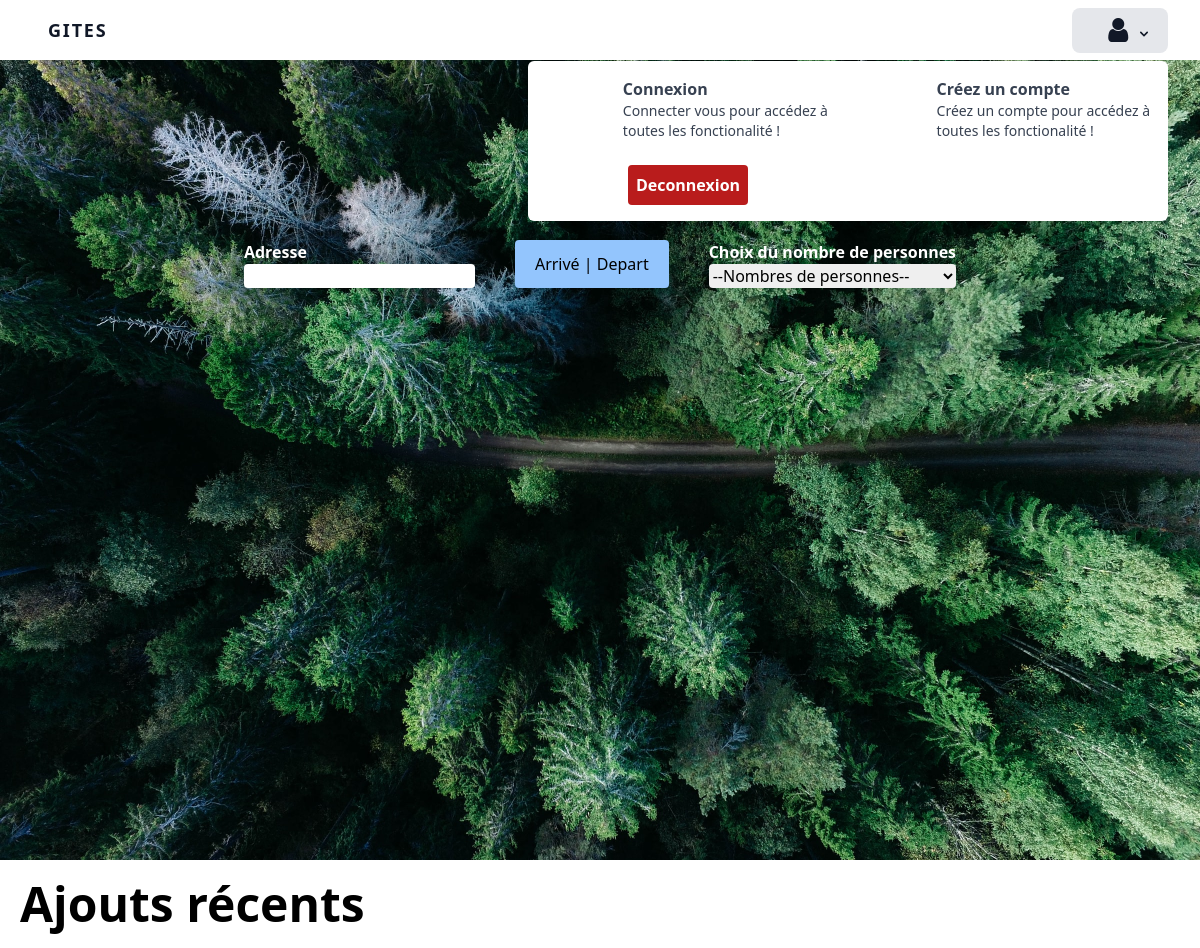
Before: / with the older database file.
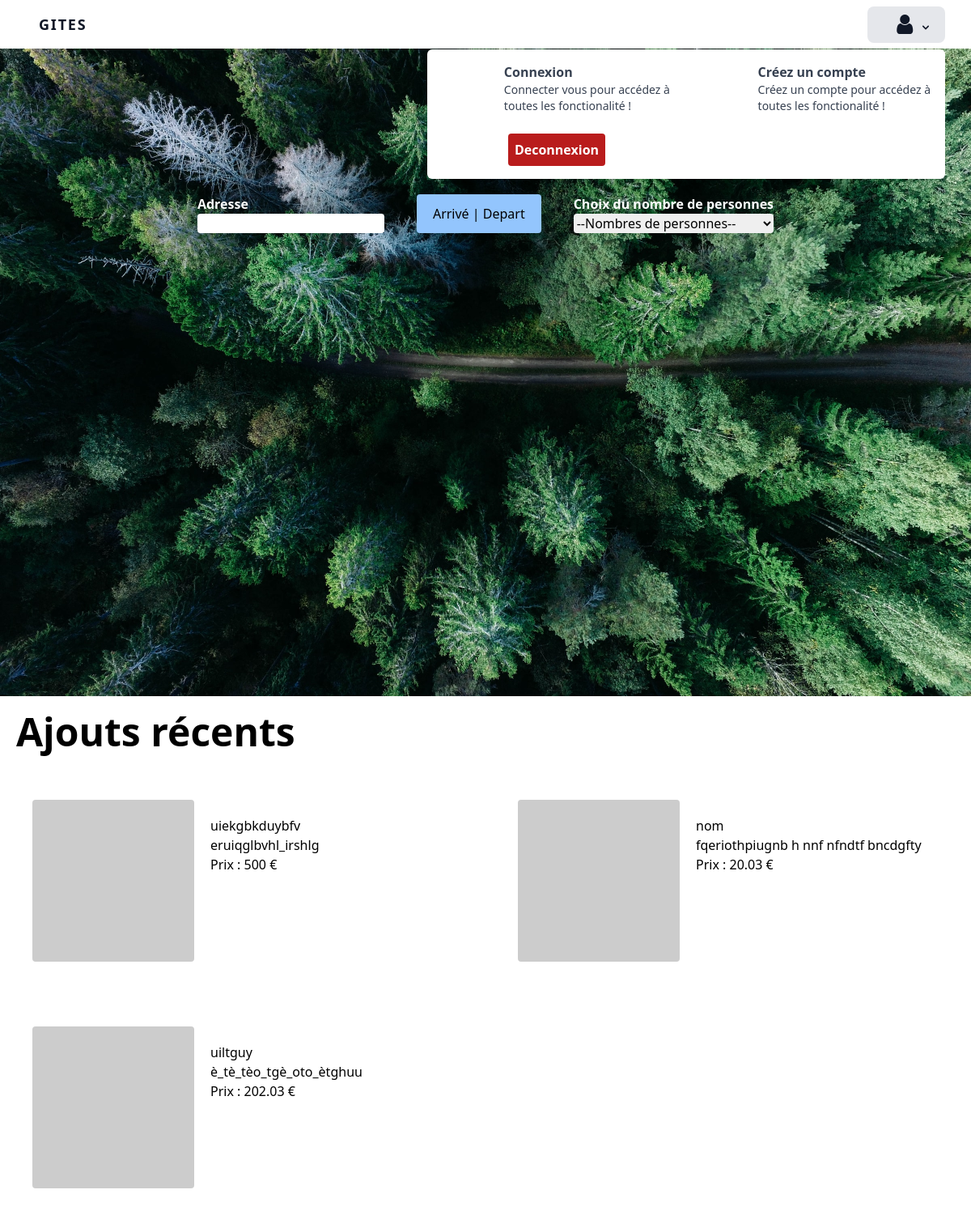
After: the same page with the newer database file.
### tables this page shows
CREATE TABLE IF NOT EXISTS `gitesinfo` (
  `id_gite` int(11) NOT NULL AUTO_INCREMENT,
  `name_gite` varchar(250) NOT NULL,
  `description_gite` varchar(250) NOT NULL,
  `price_gite` float NOT NULL,
  `img_gite` varchar(250) NOT NULL,
  `nbr_chambre` int(11) NOT NULL,
  `nbr_sdb` int(11) NOT NULL,
  `dispo_gite` tinyint(1) NOT NULL,
  `zone_geo` varchar(250) NOT NULL,
  `date_arrivee` datetime NOT NULL,
  `date_depart` datetime NOT NULL,
  `categories_gite` varchar(250) NOT NULL,
  PRIMARY KEY (`id_gite`)
);

### Classes/Database.php (the view, shortened to what this page needs)
<?php
class Database{
    public function getPDO(){
        $user = "root";
        $pass = "";
        try{
            $db = new PDO("mysql:host=localhost;dbname=gites;charset=utf8", $user, $pass);
            return $db;
        }catch (PDOException $e){
            echo "Erreur de connexion : " .$e->getMessage();
        }
    }
        public function getLastGites(){
            $db = $this->getPDO();
            $sql = $db->query ("SELECT * FROM gitesinfo ORDER BY `id_gite` DESC LIMIT 10");
    ?>
    <div class="md:flex md:grid md:grid-flow-col md:grid-cols-2 grid-rows-2">
        <?php
                foreach($sql as $row){
        ?>
        <div class="flex m-10">
                <img class="rounded" src="<?= $row['img_gite'] ?>" alt="">
                <div class="flex flex-col p-5">
                    <p><?php echo $row['name_gite'] ?></p>
                    <p><?php echo $row['description_gite'] ?> </p>
                    <p><?php echo 'Prix : ' .$row['price_gite'] ?> €</p>
                </div>
        </div>
    <?php
            }
?>
        </div>
<?php
        }
}

### index.php (shortened to what this page needs)
<div style=" background-image: url('images/topnav2.jpg')" class="w-full h-screen bg-center bg-no-repeat bg-cover">
   <div class="flex flex-col md:flex-row justify-center pt-40">
   <div class="flex flex-col m-5">
        <label class="font-bold text-white" for="Adresse">Adresse</label>
        <input class="border-black rounded" type="text">
    </div>
    <button class="bg-blue-300 rounded p-2 px-5 m-5">Arrivé | Depart</button>
    <div class="flex flex-col m-5">
        <label class="font-bold text-white" for="people-select">Choix du nombre de personnes</label>
            <select name="numberPeople" id="people-select" class="rounded">
                <option value="">--Nombres de personnes--</option>
            </select>
    </div>
   </div>
</div>
<h2 class="font-bold text-5xl p-5">Ajouts récents</h2>
<?php
    require "Classes/Database.php";
    $gites = new Database();
    $gites->getLastGites();?>
<?php
$content = ob_get_clean();
require "Templates/template.php";

### Templates/template.php (shortened to what this page needs)
<!DOCTYPE html>
<html lang="fr">
<head>
    <link href="https://unpkg.com/tailwindcss@^2/dist/tailwind.min.css" rel="stylesheet">
    <link rel="stylesheet" href="https://cdnjs.cloudflare.com/ajax/libs/font-awesome/4.7.0/css/font-awesome.min.css">
    <link rel="stylesheet" href="styles.css">
</head>
<body>
<div class="min w-full z-40">
  <div class="antialiased bg-gray-100 dark-mode:bg-gray-900">
  <div class="w-full text-gray-700 bg-white dark-mode:text-gray-200 dark-mode:bg-gray-800">
    <div x-data="{ open: false}" class="flex flex-col max-w-screen-xl px-4 mx-auto md:items-center md:justify-between md:flex-row md:px-6 lg:px-8">
      <div class="flex flex-row items-center justify-between p-4">
        <a href="http://localhost/Gites/" class="text-lg font-semibold tracking-widest text-gray-900 uppercase rounded-lg dark-mode:text-white focus:outline-none focus:shadow-outline">Gites</a>
      </div>
      <nav :class="{'flex': open, 'hidden': !open}" class="flex-col flex-grow hidden pb-4 md:pb-0 md:flex md:justify-end md:flex-row">
        <div @click.away="open = false" class="relative" x-data="{ open: false }">
          <button @click="open = !open" class="flex flex-row text-gray-900 bg-gray-200 items-center w-full px-4 py-2 mt-2 text-sm font-semibold text-left bg-transparent rounded-lg dark-mode:bg-transparent dark-mode:focus:text-white dark-mode:hover:text-white dark-mode:focus:bg-gray-600 dark-mode:hover:bg-gray-600 md:w-auto md:inline md:mt-0 md:ml-4 hover:text-gray-900 focus:text-gray-900 hover:bg-gray-200 focus:bg-gray-200 focus:outline-none focus:shadow-outline">
		  <i class="fa fa-user fa-2x pl-5" aria-hidden="true"></i>
          </button>
          <div x-show="open" x-transition:enter="transition ease-out duration-100" x-transition:enter-start="transform opacity-0 scale-95" x-transition:enter-end="transform opacity-100 scale-100" x-transition:leave="transition ease-in duration-75" x-transition:leave-start="transform opacity-100 scale-100" x-transition:leave-end="transform opacity-0 scale-95" class="absolute right-0 w-full md:max-w-screen-sm md:w-screen mt-2 origin-top-right">
            <div class="px-2 pt-2 pb-4 bg-white rounded-md shadow-lg dark-mode:bg-gray-700">
              <div class="grid grid-cols-1 md:grid-cols-2 gap-4">
                <a class="flex flex row items-start rounded-lg bg-transparent p-2 dark-mode:hover:bg-gray-600 dark-mode:focus:bg-gray-600 dark-mode:focus:text-white dark-mode:hover:text-white dark-mode:text-gray-200 hover:text-gray-900 focus:text-gray-900 hover:bg-gray-200 focus:bg-gray-200 focus:outline-none focus:shadow-outline" href="connexionUser.php">
                  <div class="bg-teal-500 text-white rounded-lg p-3">
				  <i class="fa fa-user fa-2x pl-5" aria-hidden="true"></i>
                  </div>
                  <div class="ml-3">
                    <p class="font-semibold">Connexion</p>
                    <p class="text-sm">Connecter vous pour accédez à toutes les fonctionalité !</p>
                  </div>
                </a>
                <a class="flex flex row items-start rounded-lg bg-transparent p-2 dark-mode:hover:bg-gray-600 dark-mode:focus:bg-gray-600 dark-mode:focus:text-white dark-mode:hover:text-white dark-mode:text-gray-200 hover:text-gray-900 focus:text-gray-900 hover:bg-gray-200 focus:bg-gray-200 focus:outline-none focus:shadow-outline" href="creationUser.php">
                  <div class="bg-teal-500 text-white rounded-lg p-3">
				  <i class="fa fa-user-plus fa-2x" aria-hidden="true"></i>
                  </div>
                  <div class="ml-3">
                    <p class="font-semibold">Créez un compte</p>
                    <p class="text-sm">Créez un compte pour accédez à toutes les fonctionalité !</p>
                  </div>
                </a>
                <div class="flex justify-center">
                    <button class="font-bold bg-red-700 hover:bg-red-600 rounded p-2 text-white">Deconnexion</button>
                  </div>
              </div>
            </div>
          </div>
        </div>
      </nav>
    </div>
  </div>
</div>
  </div>
  <?= $content ?>
</body>
</html>

Changed rows visible on the page:
added gitesinfo: name_gite "uiekgbkduybfv", description_gite "eruiqglbvhl_irshlg", price_gite "500"
added gitesinfo: name_gite "uiltguy", description_gite "è_tè_tèo_tgè_oto_ètghuu", price_gite "202.03"
added gitesinfo: name_gite "nom", description_gite "fqeriothpiugnb h nnf nfndtf bncdgfty", price_gite "20.03"
